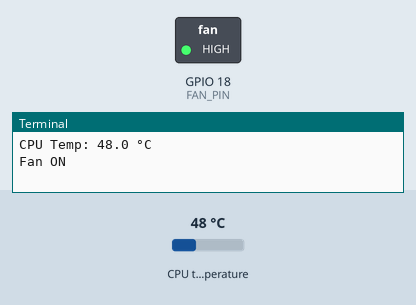
Recording of a program running on a simulated Raspberry Pi (BCM pin numbers). Parts: switched loads named in the program (green lamp = pin HIGH), the last lines printed to the terminal. Inputs (shaded band) come from the test bench; at power-on: CPU temperature 48 °C.

Above: at 1.2 s.
1.3 s: CPU temperature set to 44 °C
At 15.7 s:
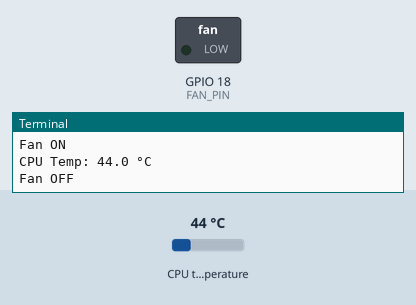
Timing chart, 0 to 17.2 s (numbered marks = the images above; inputs shaded):
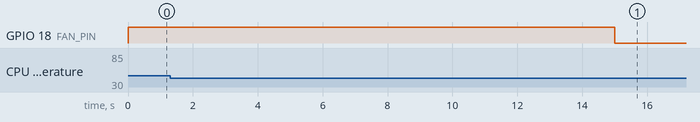

Measured:
- the behaviour switches between 46 and 45 °C on CPU temperature (found by bisection; images 0 and 1)
- after the input at 1.3 s, GPIO 18 (FAN_PIN): HIGH → LOW after 13.7 s

The program:

SFC.py
```python
import RPi.GPIO as GPIO
import time

FAN_PIN = 18

TEMP_THRESHOLD = 45

def get_cpu_temperature():
    with open("/sys/class/thermal/thermal_zone0/temp", "r") as f:
        temp = f.read()
    return float(temp) / 1000


GPIO.setmode(GPIO.BCM)
GPIO.setup(FAN_PIN, GPIO.OUT)

try:
    while True:
        temp = get_cpu_temperature()
        print(f"CPU Temp: {temp} °C")
        if temp > TEMP_THRESHOLD:
            GPIO.output(FAN_PIN, GPIO.HIGH)  # Turn the fan on
            print("Fan ON")
        else:
            GPIO.output(FAN_PIN, GPIO.LOW)   # Turn the fan off
            print("Fan OFF")
        time.sleep(15)
except KeyboardInterrupt:
    pass
finally:
    GPIO.cleanup()
```
